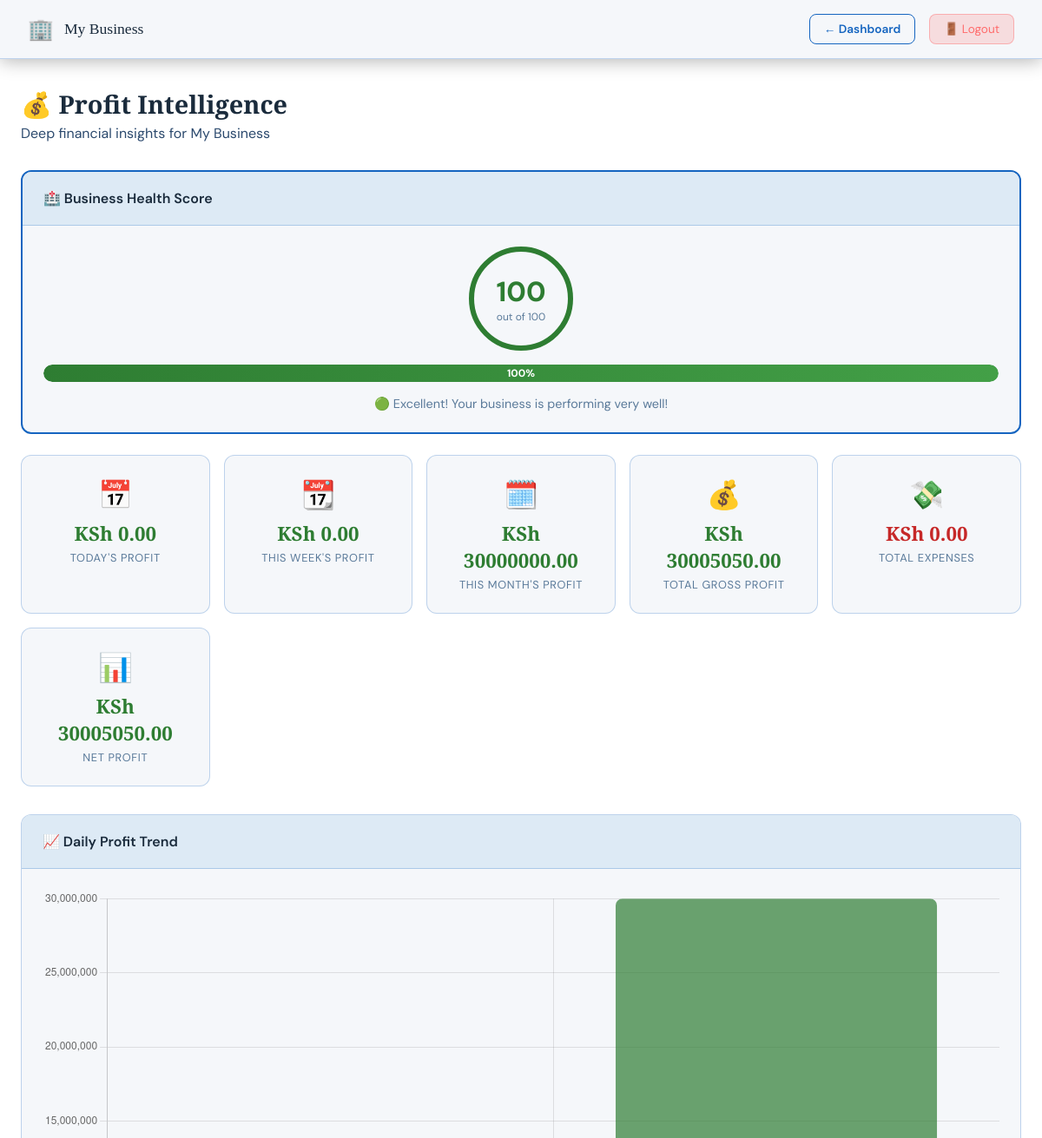
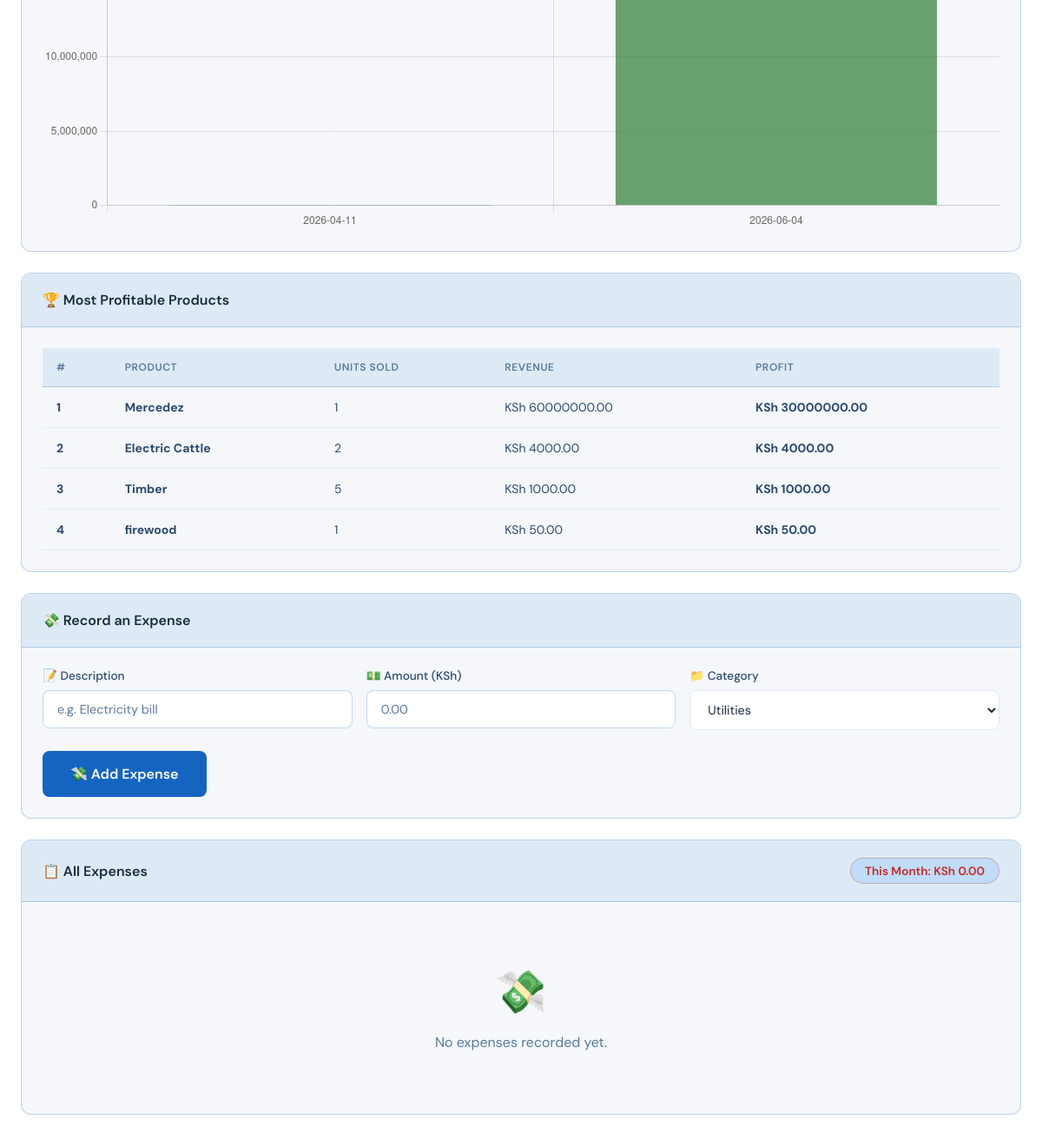
/profit (signed in), run on the app's committed database (2 pictures, top to bottom).
### tables this page shows
CREATE TABLE settings (
        id INTEGER PRIMARY KEY AUTOINCREMENT,
        business_name TEXT DEFAULT 'My Business',
        business_location TEXT DEFAULT '',
        business_currency TEXT DEFAULT 'KSh',
        business_color TEXT DEFAULT '#1565C0',
        owner_phone TEXT DEFAULT '',
        owner_email TEXT DEFAULT '',
        at_username TEXT DEFAULT '',
        at_api_key TEXT DEFAULT '',
        gmail_address TEXT DEFAULT '',
        gmail_app_password TEXT DEFAULT '',
        sms_enabled INTEGER DEFAULT 0,
        email_enabled INTEGER DEFAULT 0,
        low_stock_threshold INTEGER DEFAULT 5
    );

CREATE TABLE sales (
        id INTEGER PRIMARY KEY AUTOINCREMENT,
        seller TEXT NOT NULL,
        item_name TEXT NOT NULL,
        quantity INTEGER NOT NULL,
        unit_price REAL NOT NULL,
        total_price REAL NOT NULL,
        date_time TEXT NOT NULL
    , amount_paid REAL NOT NULL DEFAULT 0, change_given REAL NOT NULL DEFAULT 0, payment_method TEXT DEFAULT 'Cash');

### app.py (the view)
@app.route('/profit')
def profit():
    if not session.get('logged_in') or session.get('role') != 'owner':
        return redirect(url_for('login'))
    conn = get_db()
    sales = conn.execute("SELECT * FROM sales ORDER BY date_time DESC").fetchall()
    expenses = conn.execute("SELECT * FROM expenses ORDER BY date_time DESC").fetchall()
    inventory = conn.execute("SELECT * FROM inventory").fetchall()
    conn.close()
    settings = get_settings()
    sales_list = [dict(s) for s in sales]
    expenses_list = [dict(e) for e in expenses]
    inventory_dict = {i['product_name']: i['buying_price'] for i in inventory}
    today = datetime.now().strftime("%Y-%m-%d")
    this_week_start = datetime.now().strftime("%Y-%W")
    this_month = datetime.now().strftime("%Y-%m")
    daily_profit = 0
    weekly_profit = 0
    monthly_profit = 0
    total_profit = 0
    product_profits = {}
    for s in sales_list:
        buying = inventory_dict.get(s['item_name'], 0)
        profit_per_unit = s['unit_price'] - buying
        sale_profit = profit_per_unit * s['quantity']
        total_profit += sale_profit
        date = s['date_time'][:10]
        sale_week = datetime.strptime(date, "%Y-%m-%d").strftime("%Y-%W")
        sale_month = date[:7]
        if date == today:
            daily_profit += sale_profit
        if sale_week == this_week_start:
            weekly_profit += sale_profit
        if sale_month == this_month:
            monthly_profit += sale_profit
        if s['item_name'] not in product_profits:
            product_profits[s['item_name']] = {'profit': 0, 'units': 0, 'revenue': 0}
        product_profits[s['item_name']]['profit'] += sale_profit
        product_profits[s['item_name']]['units'] += s['quantity']
        product_profits[s['item_name']]['revenue'] += s['total_price']
    top_products = sorted(product_profits.items(), key=lambda x: x[1]['profit'], reverse=True)[:10]
    total_expenses = sum(e['amount'] for e in expenses_list)
    monthly_expenses = sum(e['amount'] for e in expenses_list if e['date_time'][:7] == this_month)
    net_profit = total_profit - total_expenses
    health_score = 0
    if len(sales_list) > 0: health_score += 25
    if total_profit > 0: health_score += 25
    if net_profit > 0: health_score += 25
    low_stock = get_low_stock_products()
    if len(low_stock) == 0: health_score += 25
    return render_template('profit.html',
                           settings=settings,
                           daily_profit=daily_profit,
                           weekly_profit=weekly_profit,
                           monthly_profit=monthly_profit,
                           total_profit=total_profit,
                           total_expenses=total_expenses,
                           monthly_expenses=monthly_expenses,
                           net_profit=net_profit,
                           top_products=top_products,
                           expenses=expenses_list,
                           health_score=health_score,
                           sales_count=len(sales_list))

### templates/profit.html (shortened to what this page needs)
<!DOCTYPE html>
<html lang="en">
<head>
    <link rel="stylesheet" href="{{ url_for('static', filename='style.css') }}">
</head>
<body class="dashboard-page">
    <nav class="navbar">
        <div class="nav-brand">
            <span class="nav-icon">🏢</span>
            <span>{{ settings.business_name }}</span>
        </div>
        <div class="nav-right">
            <a href="/owner" class="btn-secondary" style="padding:0.5rem 1rem; font-size:0.85rem;">← Dashboard</a>
            <a href="/logout" class="btn-logout">🚪 Logout</a>
        </div>
    </nav>
    <div class="main-content">
        <div class="page-title">
            <h2>💰 Profit Intelligence</h2>
            <p>Deep financial insights for {{ settings.business_name }}</p>
        </div>
        <div class="card" style="border: 2px solid {{ settings.business_color }};">
            <div class="card-header"><h3>🏥 Business Health Score</h3></div>
            <div class="card-body" style="text-align:center;">
                <div class="score-circle"
                     style="border-color: {% if health_score >= 75 %}#2E7D32{% elif health_score >= 50 %}#F57F17{% else %}#C62828{% endif %}">
                    <div style="font-size:2rem; font-weight:800;
                                color: {% if health_score >= 75 %}#2E7D32{% elif health_score >= 50 %}#F57F17{% else %}#C62828{% endif %}">
                        {{ health_score }}
                    </div>
                    <div style="font-size:0.75rem; color:#5A7A9A;">out of 100</div>
                </div>
                <div class="health-bar-wrap">
                    <div class="health-bar {% if health_score >= 75 %}health-excellent{% elif health_score >= 50 %}health-good{% else %}health-poor{% endif %}"
                         style="width: {{ health_score }}%;">
                        {{ health_score }}%
                    </div>
                </div>
                <p style="color:#5A7A9A; font-size:0.9rem;">
                    {% if health_score >= 75 %}
                    🟢 Excellent! Your business is performing very well!
                    {% elif health_score >= 50 %}
                    🟡 Good but there is room for improvement!
                    {% else %}
                    🔴 Needs attention! Check stock and expenses!
                    {% endif %}
                </p>
            </div>
        </div>
        <div class="metrics-grid">
            <div class="metric-card">
                <div class="metric-icon">📅</div>
                <div class="metric-value {% if daily_profit >= 0 %}profit-positive{% else %}profit-negative{% endif %}">
                    {{ settings.business_currency }} {{ "%.2f"|format(daily_profit) }}
                </div>
                <div class="metric-label">Today's Profit</div>
            </div>
            <div class="metric-card">
                <div class="metric-icon">📆</div>
                <div class="metric-value {% if weekly_profit >= 0 %}profit-positive{% else %}profit-negative{% endif %}">
                    {{ settings.business_currency }} {{ "%.2f"|format(weekly_profit) }}
                </div>
                <div class="metric-label">This Week's Profit</div>
            </div>
            <div class="metric-card">
                <div class="metric-icon">🗓️</div>
                <div class="metric-value {% if monthly_profit >= 0 %}profit-positive{% else %}profit-negative{% endif %}">
                    {{ settings.business_currency }} {{ "%.2f"|format(monthly_profit) }}
                </div>
                <div class="metric-label">This Month's Profit</div>
            </div>
            <div class="metric-card">
                <div class="metric-icon">💰</div>
                <div class="metric-value {% if total_profit >= 0 %}profit-positive{% else %}profit-negative{% endif %}">
                    {{ settings.business_currency }} {{ "%.2f"|format(total_profit) }}
                </div>
                <div class="metric-label">Total Gross Profit</div>
            </div>
            <div class="metric-card">
                <div class="metric-icon">💸</div>
                <div class="metric-value profit-negative">
                    {{ settings.business_currency }} {{ "%.2f"|format(total_expenses) }}
                </div>
                <div class="metric-label">Total Expenses</div>
            </div>
            <div class="metric-card">
                <div class="metric-icon">📊</div>
                <div class="metric-value {% if net_profit >= 0 %}profit-positive{% else %}profit-negative{% endif %}">
                    {{ settings.business_currency }} {{ "%.2f"|format(net_profit) }}
                </div>
                <div class="metric-label">Net Profit</div>
            </div>
        </div>
        <div class="card">
            <div class="card-header"><h3>📈 Daily Profit Trend</h3></div>
            <div class="card-body"><canvas id="profitChart"></canvas></div>
        </div>
        <div class="card">
            <div class="card-header"><h3>🏆 Most Profitable Products</h3></div>
            <div class="card-body">
                {% if top_products %}
                <div class="table-wrapper">
                    <table class="data-table">
                        <thead>
                            <tr>
                                <th>#</th>
                                <th>Product</th>
                                <th>Units Sold</th>
                                <th>Revenue</th>
                                <th>Profit</th>
                            </tr>
                        </thead>
                        <tbody>
                            {% for name, data in top_products %}
                            <tr>
                                <td><strong>{{ loop.index }}</strong></td>
                                <td><strong>{{ name }}</strong></td>
                                <td>{{ data.units }}</td>
                                <td>{{ settings.business_currency }} {{ "%.2f"|format(data.revenue) }}</td>
                                <td class="{% if data.profit >= 0 %}profit-positive{% else %}profit-negative{% endif %}">
                                    {{ settings.business_currency }} {{ "%.2f"|format(data.profit) }}
                                </td>
                            </tr>
                            {% endfor %}
                        </tbody>
                    </table>
                </div>
                {% else %}
                <div class="empty-state"><div class="empty-icon">📊</div><p>No sales data yet.</p></div>
                {% endif %}
            </div>
        </div>
        <div class="card">
            <div class="card-header"><h3>💸 Record an Expense</h3></div>
            <div class="card-body">
                <div class="form-grid">
                    <div class="form-group">
                        <label>📝 Description</label>
                        <input type="text" id="exp_description" placeholder="e.g. Electricity bill">
                    </div>
                    <div class="form-group">
                        <label>💵 Amount ({{ settings.business_currency }})</label>
                        <input type="number" id="exp_amount" min="0" step="0.01" placeholder="0.00">
                    </div>
                    <div class="form-group">
                        <label>📁 Category</label>
                        <select id="exp_category" style="background:#fff; border:1px solid #DDEAF5; border-radius:8px; padding:0.75rem 1rem; color:#1A2B3C; font-family:inherit; font-size:0.9rem; width:100%;">
                            <option value="Utilities">Utilities</option>
                        </select>
                    </div>
                </div>
                <button class="btn-primary btn-large" onclick="addExpense()">💸 Add Expense</button>
            </div>
        </div>
        <div class="card">
            <div class="card-header">
                <h3>📋 All Expenses</h3>
                <div class="total-badge" style="color:#C62828; border-color:rgba(198,40,40,0.3);">
                    This Month: {{ settings.business_currency }} {{ "%.2f"|format(monthly_expenses) }}
                </div>
            </div>
            <div class="card-body">
                {% if expenses %}
                <div class="table-wrapper">
                    <table class="data-table">
                        <thead>
                            <tr>
                                <th>Description</th>
                                <th>Category</th>
                                <th>Amount</th>
                                <th>Date</th>
                                <th>Action</th>
                            </tr>
                        </thead>
                        <tbody>
                            {% for exp in expenses %}
                            <tr>
                                <td>{{ exp.description }}</td>
                                <td><span class="expense-category">{{ exp.category }}</span></td>
                                <td class="profit-negative">{{ settings.business_currency }} {{ "%.2f"|format(exp.amount) }}</td>
                                <td>{{ exp.date_time }}</td>
                                <td>
                                    <button onclick="deleteExpense({{ exp.id }})"
                                            style="background:rgba(198,40,40,0.1); color:#C62828;
                                                   border:1px solid rgba(198,40,40,0.3); border-radius:6px;
                                                   padding:0.3rem 0.6rem; cursor:pointer; font-size:0.8rem;">
                                        🗑️ Delete
                                    </button>
                                </td>
                            </tr>
                            {% endfor %}
                        </tbody>
                    </table>
                </div>
                {% else %}
                <div class="empty-state">
                    <div class="empty-icon">💸</div>
                    <p>No expenses recorded yet.</p>
                </div>
                {% endif %}
            </div>
        </div>
    </div>
    <script>
        // Load profit chart
        fetch('/api/profit_data')
        .then(r => r.json())
        .then(data => {
            if (Object.keys(data.daily_profits).length > 0) {
                const ctx = document.getElementById('profitChart');
                new Chart(ctx, {
                    type: 'bar',
                    data: {
                        labels: Object.keys(data.daily_profits),
                        datasets: [{
                            label: 'Daily Profit ({{ settings.business_currency }})',
                            data: Object.values(data.daily_profits),
                            backgroundColor: Object.values(data.daily_profits).map(v =>
                                v >= 0 ? 'rgba(46,125,50,0.7)' : 'rgba(198,40,40,0.7)'),
                            borderRadius: 8
                        }]
                    },
                    options: {
                        responsive: true,
                        plugins: { legend: { display: false } },
                        scales: { y: { beginAtZero: true } }
                    }
                });
            }
        });
        function addExpense() {
            const alertDiv = document.getElementById('profit-alert');
            const data = new URLSearchParams({
                description: document.getElementById('exp_description').value,
                amount: document.getElementById('exp_amount').value,
                category: document.getElementById('exp_category').value
            });
            fetch('/add_expense', {method:'POST', body:data})
            .then(r => r.json())
            .then(res => {
                showAlert(alertDiv, res.success ? 'success' : 'error',
                          res.success ? '✅ ' + res.message : '❌ ' + res.message);
                if (res.success) setTimeout(() => location.reload(), 1500);
            });
        }
        function deleteExpense(id) {
            if (!confirm('Delete this expense?')) return;
            fetch('/delete_expense', {method:'POST', body: new URLSearchParams({expense_id: id})})
            .then(r => r.json())
            .then(res => {
                if (res.success) location.reload();
            });
        }
    </script>
</body>
</html>

### data on the page
settings: business_name "My Business", business_currency "KSh"
sales: item_name "Mercedez", units "1", revenue "60000000.00", profit "30000000.00"
sales: item_name "Electric Cattle", units "2", revenue "4000.00", profit "4000.00"
sales: item_name "Timber", units "5", revenue "1000.00", profit "1000.00"
sales: item_name "firewood", units "1", revenue "50.00", profit "50.00"

### other printed values
{{ health_score }} "100"
{{ "%.2f"|format(daily_profit) }} "0.00"
{{ "%.2f"|format(weekly_profit) }} "0.00"
{{ "%.2f"|format(monthly_profit) }} "30000000.00"
{{ "%.2f"|format(total_profit) }} "30005050.00"
{{ "%.2f"|format(total_expenses) }} "0.00"
{{ "%.2f"|format(net_profit) }} "30005050.00"
{{ "%.2f"|format(monthly_expenses) }} "0.00"
